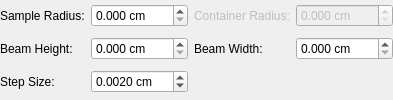
        <widget class="QWidget" name="pgCylinder">
         <layout class="QGridLayout" name="gridLayout_4">
          <property name="leftMargin">
           <number>0</number>
          </property>
          <property name="topMargin">
           <number>0</number>
          </property>
          <property name="rightMargin">
           <number>0</number>
          </property>
          <property name="bottomMargin">
           <number>0</number>
          </property>
          <item row="5" column="3">
           <widget class="QDoubleSpinBox" name="spCylBeamWidth">
            <property name="suffix">
             <string> cm</string>
            </property>
            <property name="decimals">
             <number>3</number>
            </property>
            <property name="singleStep">
             <double>0.100000000000000</double>
            </property>
           </widget>
          </item>
          <item row="5" column="2">
           <widget class="QLabel" name="lbCylBeamWidth">
            <property name="text">
             <string>Beam Width:</string>
            </property>
           </widget>
          </item>
          <item row="5" column="0">
           <widget class="QLabel" name="lbCylBeamHeight">
            <property name="text">
             <string>Beam Height:</string>
            </property>
           </widget>
          </item>
          <item row="5" column="1">
           <widget class="QDoubleSpinBox" name="spCylBeamHeight">
            <property name="suffix">
             <string> cm</string>
            </property>
            <property name="decimals">
             <number>3</number>
            </property>
            <property name="singleStep">
             <double>0.100000000000000</double>
            </property>
           </widget>
          </item>
          <item row="7" column="0">
           <widget class="QLabel" name="lbCylStepSize">
            <property name="text">
             <string>Step Size:</string>
            </property>
           </widget>
          </item>
          <item row="7" column="1">
           <widget class="QDoubleSpinBox" name="spCylStepSize">
            <property name="suffix">
             <string> cm</string>
            </property>
            <property name="decimals">
             <number>4</number>
            </property>
            <property name="singleStep">
             <double>0.001000000000000</double>
            </property>
            <property name="value">
             <double>0.002000000000000</double>
            </property>
           </widget>
          </item>
          <item row="0" column="0">
           <widget class="QLabel" name="lbCylSampleOuterRadius">
            <property name="text">
             <string>Sample Radius:</string>
            </property>
           </widget>
          </item>
          <item row="0" column="1">
           <widget class="QDoubleSpinBox" name="spCylSampleOuterRadius">
            <property name="suffix">
             <string> cm</string>
            </property>
            <property name="decimals">
             <number>3</number>
            </property>
            <property name="maximum">
             <double>9999.989999999999782</double>
            </property>
            <property name="singleStep">
             <double>0.100000000000000</double>
            </property>
           </widget>
          </item>
          <item row="0" column="3">
           <widget class="QDoubleSpinBox" name="spCylCanOuterRadius">
            <property name="enabled">
             <bool>false</bool>
            </property>
            <property name="suffix">
             <string> cm</string>
            </property>
            <property name="decimals">
             <number>3</number>
            </property>
            <property name="maximum">
             <double>9999.989999999999782</double>
            </property>
            <property name="singleStep">
             <double>0.100000000000000</double>
            </property>
           </widget>
          </item>
          <item row="0" column="2">
           <widget class="QLabel" name="lbCylCanOuterRadius">
            <property name="enabled">
             <bool>false</bool>
            </property>
            <property name="text">
             <string>Container Radius:</string>
            </property>
           </widget>
          </item>
         </layout>
        </widget>
